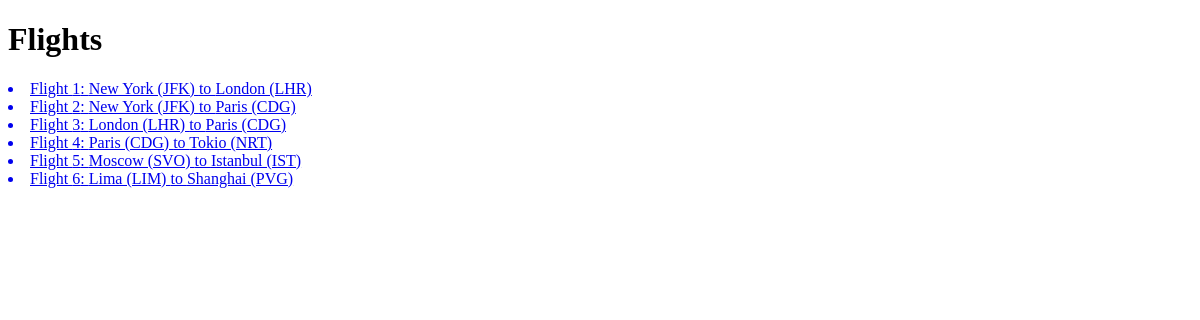
Before: /flights/ with the older database file.
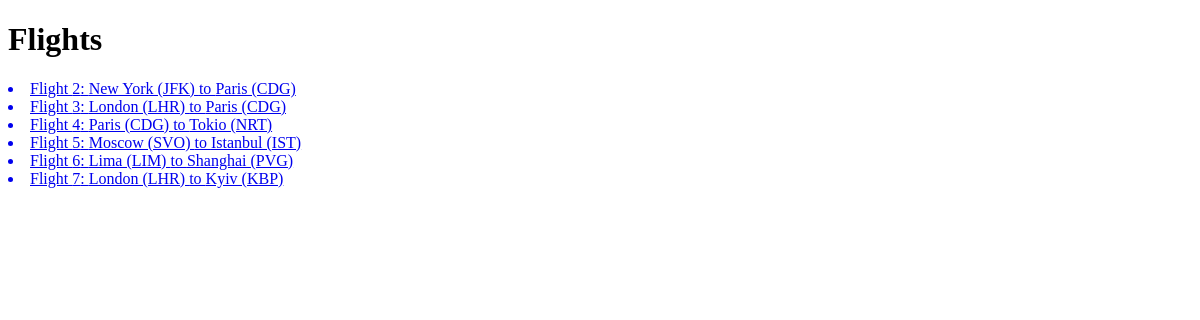
After: the same page with the newer database file.
### flights/models.py (models this page shows, shortened)
class Flight(models.Model):
    origin = models.ForeignKey(Airport, on_delete=models.CASCADE, related_name="departures")
    destination = models.ForeignKey(Airport, on_delete=models.CASCADE, related_name="arrivals")
    duration = models.IntegerField()

class Airport(models.Model):
    code = models.CharField(max_length=3)
    city = models.CharField(max_length=64)
    def __str__(self):
        return f" {self.city} ({self.code}) "

### flights/views.py (the view)
# urls.py: path("", views.index, name="index"),
def index(request):
    return render(request, "flights/index.html", {
        "flights": Flight.objects.all()
    })

### flights/templates/flights/index.html
{% extends "flights/layout.html" %}
{% block body %}
    <h1>Flights</h1>
    {% for flight in flights %}
        <a href="{% url 'flight' flight.id %}">
            <li>Flight {{ flight.id }}: {{ flight.origin }} to {{ flight.destination }}</li>
        </a>
    {% endfor %}
{% endblock %}

Changed rows visible on the page:
removed Flight: id "1", origin "New York (JFK)", destination "London (LHR)"
added Flight: id "7", origin "London (LHR)", destination "Kyiv (KBP)"
